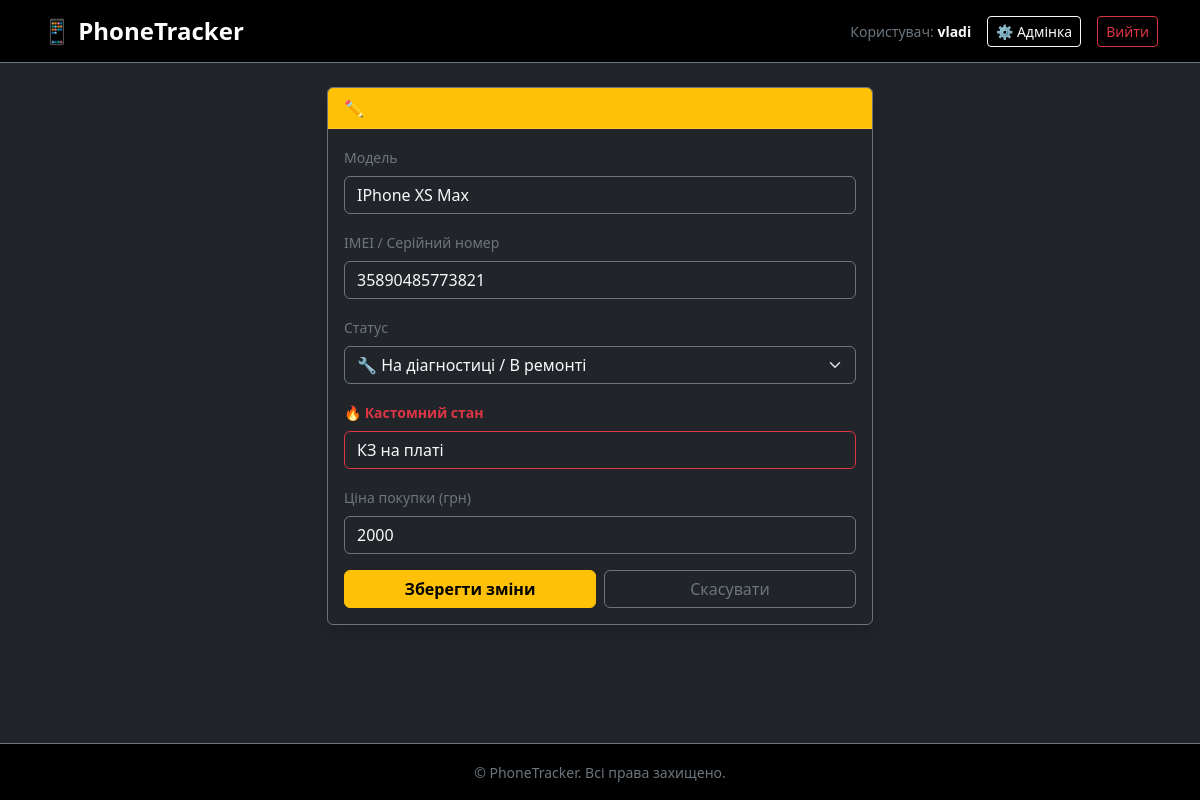
Page /edit/2/ (signed in) on the committed database.
### inventory/models.py (models this page shows, shortened)
class Device(models.Model):
    STATUS_CHOICES = [
        ('in_repair', 'На діагностиці / В ремонті'),
        ('ready', 'Готовий до продажу'),
        ('sold', 'Продано'),
    ]
    model_name = models.CharField(max_length=100, verbose_name="Модель (напр. iPhone 11 Pro)")
    imei_or_serial = models.CharField(max_length=50, unique=True, verbose_name="IMEI / Серійник")
    status = models.CharField(max_length=20, choices=STATUS_CHOICES, default='in_repair')
    custom_status = models.CharField(max_length=100, blank=True, default='', verbose_name="Кастомний стан")
    purchase_price = models.IntegerField(verbose_name="Ціна покупки (грн)")

### inventory/views.py (the view, shortened to what this page needs)
# urls.py: path('edit/<int:pk>/', DeviceEditView.as_view(), name='edit_device'),
class DeviceEditView(LoginRequiredMixin, View):
    login_url = '/login/'
    def get(self, request, pk):
        device = get_object_or_404(Device, pk=pk)
        return render(request, 'phone/edit.html', {'device': device})

### templates/phone/edit.html (shortened to what this page needs)
{% extends 'phone/base.html' %}
{% block content %}
<div class="row justify-content-center">
    <div class="col-md-6">
        <div class="card border-secondary shadow">
            <div class="card-header bg-warning bg-opacity-20 text-warning fw-bold">
                ✏️ Редагувати пристрій: {{ device.model_name }}
            </div>
            <div class="card-body">
                <form method="POST">
                    <div class="mb-3">
                        <label class="form-label text-secondary small">Модель</label>
                        <input type="text" name="model_name" value="{{ device.model_name }}" class="form-control bg-dark text-light border-secondary" required>
                    </div>
                    <div class="mb-3">
                        <label class="form-label text-secondary small">IMEI / Серійний номер</label>
                        <input type="text" name="imei_or_serial" value="{{ device.imei_or_serial }}" class="form-control bg-dark text-light border-secondary" required>
                    </div>
                    <div class="mb-3">
                        <label class="form-label text-secondary small">Статус</label>
                        <select name="status" class="form-select bg-dark text-light border-secondary">
                            <option value="in_repair" {% if device.status == "in_repair" %}selected{% endif %}>🔧 На діагностиці / В ремонті</option>
                        </select>
                    </div>
                    <div class="mb-3">
                        <label class="form-label text-danger small fw-bold">🔥 Кастомний стан</label>
                        <input type="text" name="custom_status" value="{{ device.custom_status }}" class="form-control bg-dark text-light border-danger">
                    </div>
                    <div class="mb-3">
                        <label class="form-label text-secondary small">Ціна покупки (грн)</label>
                        <input type="number" step="0.01" name="purchase_price" value="{{ device.purchase_price }}" class="form-control bg-dark text-light border-secondary" required>
                    </div>
                    <div class="d-flex gap-2">
                        <button type="submit" class="btn btn-warning w-100 fw-bold">Зберегти зміни</button>
                        <a href="{% url 'home' %}" class="btn btn-outline-secondary w-100">Скасувати</a>
                    </div>
                </form>
            </div>
        </div>
    </div>
</div>
{% endblock %}

### templates/phone/base.html (shortened to what this page needs)
<!DOCTYPE html>
<html lang="uk" data-bs-theme="dark">
<head>
    <link href="https://cdn.jsdelivr.net/npm/bootstrap@5.3.2/dist/css/bootstrap.min.css" rel="stylesheet">
</head>
<body class="bg-dark text-light d-flex flex-column min-vh-100">
    <nav class="navbar navbar-expand-lg navbar-dark bg-black border-bottom border-secondary mb-4">
        <div class="container">
            <a class="navbar-brand fw-bold fs-4" href="{% url 'home' %}">📱 PhoneTracker</a>
            <div class="d-flex align-items-center gap-3">
                {% if user.is_authenticated %}
                    <span class="text-secondary small">Користувач: <b class="text-light">{{ user.username }}</b></span>
                    <a href="/admin/" class="btn btn-outline-light btn-sm">⚙️ Адмінка</a>
                    <form action="{% url 'logout' %}" method="post" class="m-0">
                        <button type="submit" class="btn btn-outline-danger btn-sm">Вийти</button>
                    </form>
                {% else %}
                    <a href="{% url 'login' %}" class="btn btn-outline-primary btn-sm">Увійти</a>
                    <a href="{% url 'register' %}" class="btn btn-primary btn-sm">Реєстрація</a>
                {% endif %}
            </div>
        </div>
    </nav>
    <main class="container flex-grow-1 mb-5">
        {% block content %}{% endblock %}
    </main>
    <footer class="bg-black text-center text-secondary py-3 border-top border-secondary mt-auto">
        <small>&copy; PhoneTracker. Всі права захищено.</small>
    </footer>
</body>
</html>

### rows in the picture
Device: model_name "IPhone XS Max", imei_or_serial "35890485773821", status "🔧 На діагностиці / В ремонті", custom_status "КЗ на платі", purchase_price "2000"

### other values in the picture
{{ user.username }} "vladi"
